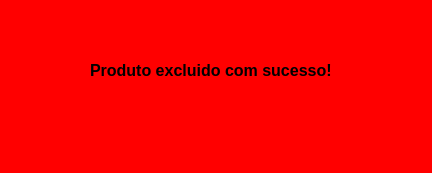
<?xml version="1.0" encoding="UTF-8"?>
<ui version="4.0">
 <class>MainWindow</class>
 <widget class="QMainWindow" name="MainWindow">
  <property name="geometry">
   <rect>
    <x>0</x>
    <y>0</y>
    <width>432</width>
    <height>173</height>
   </rect>
  </property>
  <property name="windowTitle">
   <string>MainWindow</string>
  </property>
  <property name="styleSheet">
   <string notr="true">background-color: rgb(60, 187, 255);
background-color: rgb(255, 0, 0);</string>
  </property>
  <widget class="QWidget" name="centralwidget">
   <widget class="QLabel" name="label">
    <property name="geometry">
     <rect>
      <x>90</x>
      <y>40</y>
      <width>271</width>
      <height>61</height>
     </rect>
    </property>
    <property name="font">
     <font>
      <pointsize>12</pointsize>
      <weight>75</weight>
      <bold>true</bold>
     </font>
    </property>
    <property name="text">
     <string>Produto excluido com sucesso!</string>
    </property>
   </widget>
  </widget>
  <widget class="QMenuBar" name="menubar">
   <property name="geometry">
    <rect>
     <x>0</x>
     <y>0</y>
     <width>432</width>
     <height>21</height>
    </rect>
   </property>
  </widget>
  <widget class="QStatusBar" name="statusbar"/>
 </widget>
 <resources/>
 <connections/>
</ui>
